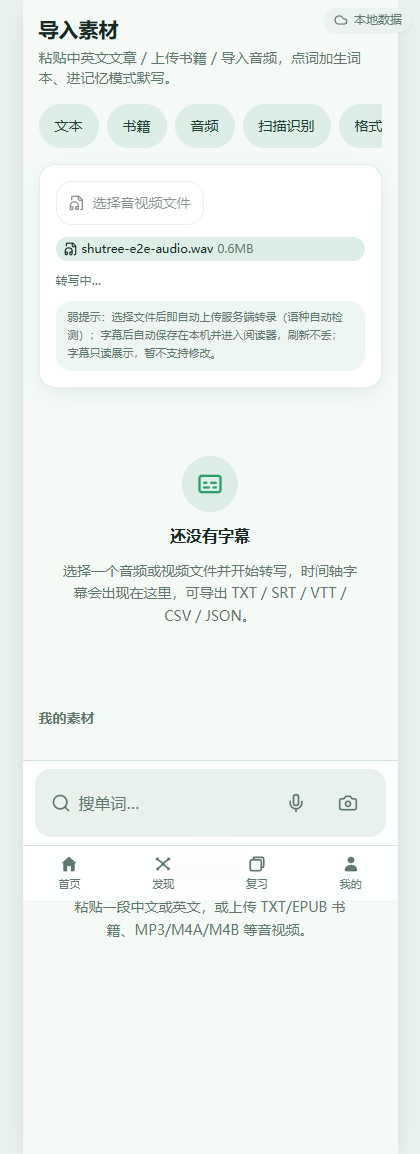
#> input picture 05-线5-验收与多端/练习/_asr-upload-e2e/u1-picked.png, 420 x 1154 px
$ python build_app_icons.py '../05-线5-验收与多端/练习/_asr-upload-e2e/u1-picked.png'
#> lines starting #> are read from the running program, lines starting #| are printed output that depends on the picture
#> in main, raw is the input picture: PIL image 420x1154 RGB; mean R, G, B 238.3, 244.4, 241.2
#| 源图：u1-picked.png (420, 1154) RGB
#!/usr/bin/env python3
"""
用「述树 icon」原图生成 PWA / 浏览器所需的全部图标（需求 26）。
------------------------------------------------------------------
产物（写进 public/icons/）：
  icon-192.png        192×192  any     —— 原图去白边后等比缩放，保留原底色
  icon-512.png        512×512  any
  maskable-512.png    512×512  maskable—— 图形缩到 80% 安全区，底色铺满（不裁头）
  apple-touch-icon.png 180×180
  favicon.ico         16/32/48 多尺寸

用法：
  python scripts/build_app_icons.py [源图路径]
  # 默认读 D:\\lagom\\Pictures\\述树icon.png

说明：原图是 1920×1920 的 RGB（米白底、无透明通道），
所以「去白边」用与四角底色的差值做阈值，而不是靠 alpha。
"""

import sys
from pathlib import Path

from PIL import Image

DEFAULT_SRC = r"D:\lagom\Pictures\述树icon.png"
OUT_DIR = Path(__file__).resolve().parent.parent / "public" / "icons"

# 与底色差异超过这个距离就算「图形」（0-255 的欧氏距离平方阈值）
DIFF_THRESHOLD = 24**2
# 去白边后留的边距（占图形边长比例）
PAD_RATIO = 0.04


def bg_color(im: Image.Image) -> tuple[int, int, int]:
    """取四角像素的平均作为底色（原图底色有轻微噪点）"""
    w, h = im.size
#> w = 420; h = 1154
    pts = [(2, 2), (w - 3, 2), (2, h - 3), (w - 3, h - 3)]
    px = [im.getpixel(p)[:3] for p in pts]
#> px = [(233, 241, 237), (233, 241, 237), (233, 241, 237), (233, 241, 237)]
    return tuple(sum(c[i] for c in px) // len(px) for i in range(3))


def trim_to_content(im: Image.Image) -> Image.Image:
    """裁掉四周的纯底色，只留图形（加一点边距）"""
    rgb = im.convert("RGB")
    bg = bg_color(rgb)
#> bg = (233, 241, 237)
    w, h = rgb.size
#> w = 420; h = 1154
    px = rgb.load()

    def diff(p):
        d = 0
        for i in range(3):
            d += (p[i] - bg[i]) ** 2
        return d

    left, top, right, bottom = w, h, -1, -1
#> left = 420; top = 1154; right = -1; bottom = -1
    # 步长 2：1920px 全扫 1.8M 次足够快，但没必要更细
    for y in range(0, h, 2):
        for x in range(0, w, 2):
            if diff(px[x, y]) > DIFF_THRESHOLD:
                if x < left:
                    left = x
                if x > right:
                    right = x
                if y < top:
                    top = y
                if y > bottom:
                    bottom = y

    if right < left or bottom < top:
        # 整张图都是底色：不裁，避免生成空图
        return rgb

    pad = int(max(right - left, bottom - top) * PAD_RATIO)
    left = max(0, left - pad)
    top = max(0, top - pad)
    right = min(w - 1, right + pad)
    bottom = min(h - 1, bottom + pad)
    return rgb.crop((left, top, right + 1, bottom + 1))
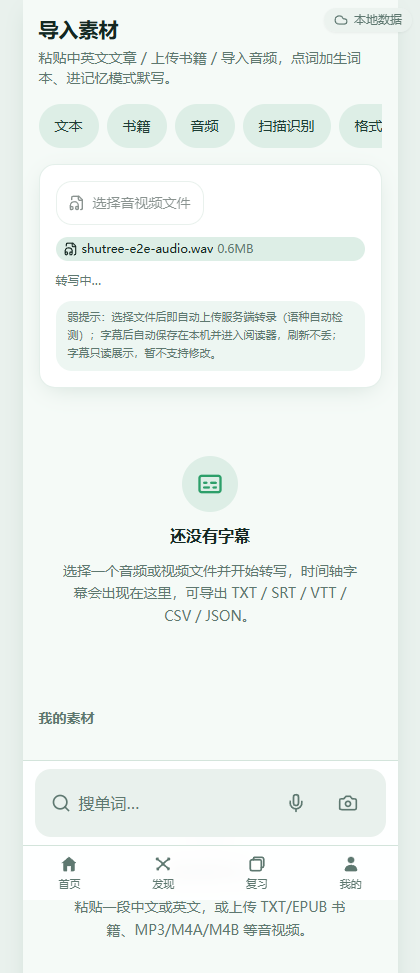
#> returned value: PIL image 420x973 RGB; mean R, G, B 237.3, 243.5, 240.4
#| 裁切后：(420, 973)  底色 RGB(233, 241, 237)


def squared(im: Image.Image, size: int, content_ratio: float, bg: tuple[int, int, int]) -> Image.Image:
    """
    把图形放进 size×size 的方图：
      content_ratio=1.0 → 图形占满（any 用途）
      content_ratio=0.8 → 图形只占 80%（maskable 安全区）
    底色铺满整张，图形居中。
    """
#> called with size = 192, content_ratio = 1, bg = (233, 241, 237)
    canvas = Image.new("RGB", (size, size), bg)
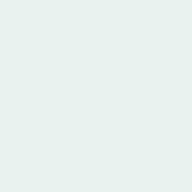
#> canvas: PIL image 192x192 RGB; mean R, G, B 233, 241, 237
    src = im.convert("RGBA")
    box = int(size * content_ratio)
    src = src.resize((box, box), Image.LANCZOS)
#> src: PIL image 192x192 RGBA
    canvas.paste(src, ((size - box) // 2, (size - box) // 2), src)
    return canvas


def compress(im: Image.Image) -> Image.Image:
    """
    图标是平滑渐变，RGB PNG 压不动（512 的要 280KB）。
    转 256 色调色板后同样观感只要 ~33KB —— 预缓存清单从 1.5MB 降到 1.0MB。
    """
    return im.quantize(colors=256, method=Image.FASTOCTREE, dither=Image.Dither.NONE)


def main() -> int:
    src_path = Path(sys.argv[1] if len(sys.argv) > 1 else DEFAULT_SRC)
    if not src_path.exists():
        print(f"[失败] 找不到源图：{src_path}")
        return 1

    OUT_DIR.mkdir(parents=True, exist_ok=True)
    raw = Image.open(src_path)
    print(f"源图：{src_path.name} {raw.size} {raw.mode}")

    content = trim_to_content(raw)
    bg = bg_color(raw.convert("RGB"))
    print(f"裁切后：{content.size}  底色 RGB{bg}")

    jobs = [
        ("icon-192.png", squared(content, 192, 1.0, bg), None),
        ("icon-512.png", squared(content, 512, 1.0, bg), None),
        ("maskable-512.png", squared(content, 512, 0.8, bg), None),
        ("apple-touch-icon.png", squared(content, 180, 1.0, bg), None),
    ]
#> call 2 of squared, with size = 512, content_ratio = 1, bg = (233, 241, 237)
#> in squared (call 2), `src = src.resize((box, box), Image.LANCZOS)`:
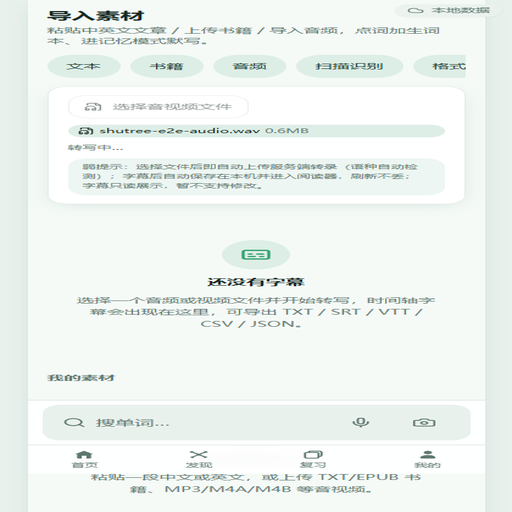
#> src: PIL image 512x512 RGBA; mean R, G, B, A 237.2, 243.4, 240.3, 255
#> call 3 of squared, with size = 512, content_ratio = 0.8, bg = (233, 241, 237)
#> in squared (call 3), `src = src.resize((box, box), Image.LANCZOS)`:
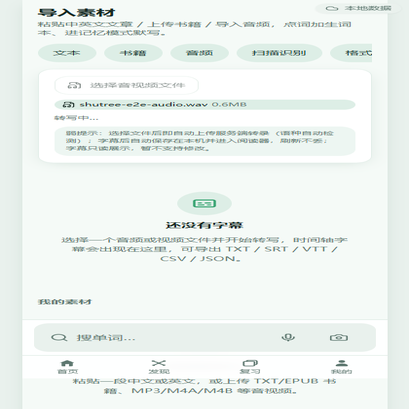
#> src: PIL image 409x409 RGBA; mean R, G, B, A 237.2, 243.4, 240.3, 255
#> in squared (call 3), `canvas.paste(src, ((size - box) // 2, (size - box) // 2), src)`:
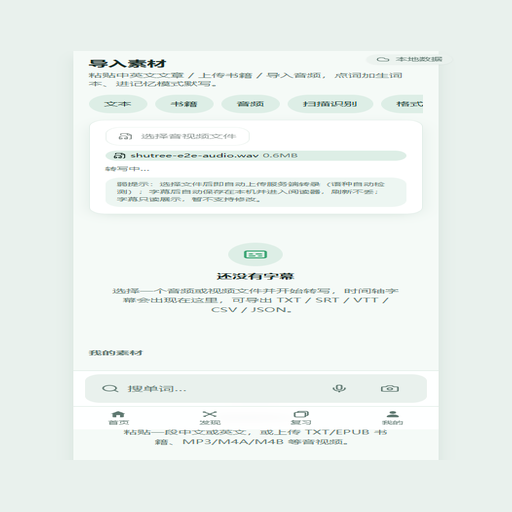
#> canvas: PIL image 512x512 RGB; mean R, G, B 235.7, 242.6, 239.1
#> call 4 of squared, with size = 180, content_ratio = 1, bg = (233, 241, 237)
#> in squared (call 4), `src = src.resize((box, box), Image.LANCZOS)`:
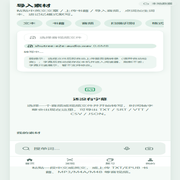
#> src: PIL image 180x180 RGBA; mean R, G, B, A 237.2, 243.4, 240.3, 255
    for name, img, _ in jobs:
        out = OUT_DIR / name
        compress(img).save(out, "PNG", optimize=True)
        print(f"  ✓ {name} {img.size} {out.stat().st_size // 1024}KB")
#> this loop made 4 passes
#> name on passes 1 to 4: 'icon-192.png', 'icon-512.png', 'maskable-512.png', 'apple-touch-icon.png'
#|   ✓ icon-192.png (192, 192) 5KB
#|   ✓ icon-512.png (512, 512) 25KB
#|   ✓ maskable-512.png (512, 512) 18KB
#|   ✓ apple-touch-icon.png (180, 180) 4KB

    fav = OUT_DIR / "favicon.ico"
    squared(content, 64, 1.0, bg).save(
        fav, "ICO", sizes=[(16, 16), (32, 32), (48, 48)]
    )
#> in squared (call 5), `src = src.resize((box, box), Image.LANCZOS)`:
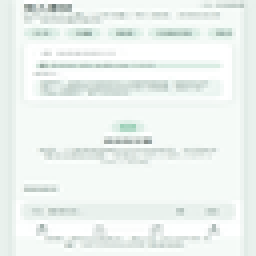
#> src: PIL image 64x64 RGBA (shown 4 times larger); mean R, G, B, A 237.2, 243.4, 240.3, 255
    print(f"  ✓ favicon.ico 16/32/48")

    print(f"\n全部写入 {OUT_DIR}")
    return 0


if __name__ == "__main__":
    raise SystemExit(main())
#> (the program exits here)

$ run again, on 05-线5-验收与多端/练习/_asr-upload-e2e/u7-reload.png
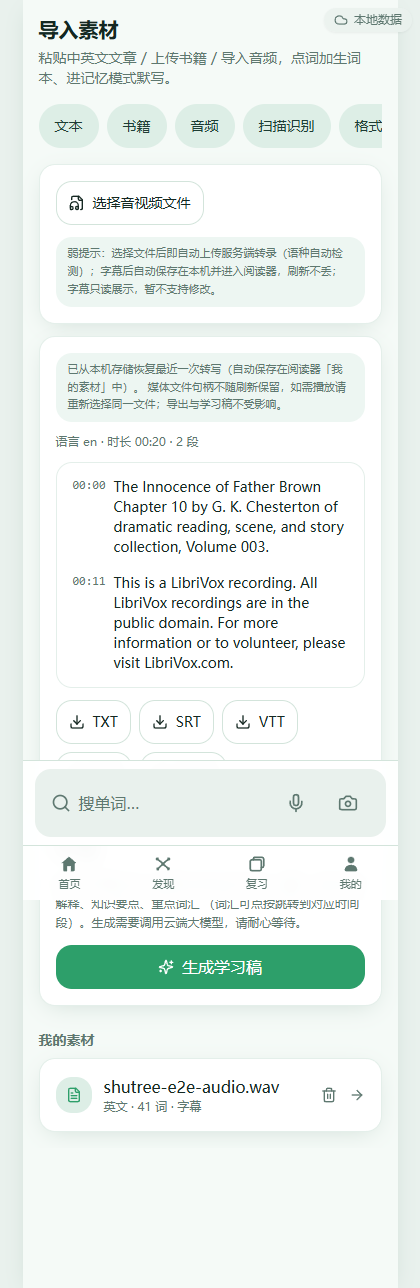
#> input picture 05-线5-验收与多端/练习/_asr-upload-e2e/u7-reload.png, 420 x 1288 px
#> in main, raw is the input picture: PIL image 420x1288 RGB; mean R, G, B 233.9, 241.4, 237.8
#| 源图：u7-reload.png (420, 1288) RGB
#> px = [(233, 241, 237), (233, 241, 237), (233, 241, 237), (233, 241, 237)]
#> bg = (233, 241, 237)
#> in trim_to_content, `return rgb.crop((left, top, right + 1, bottom + 1))`:
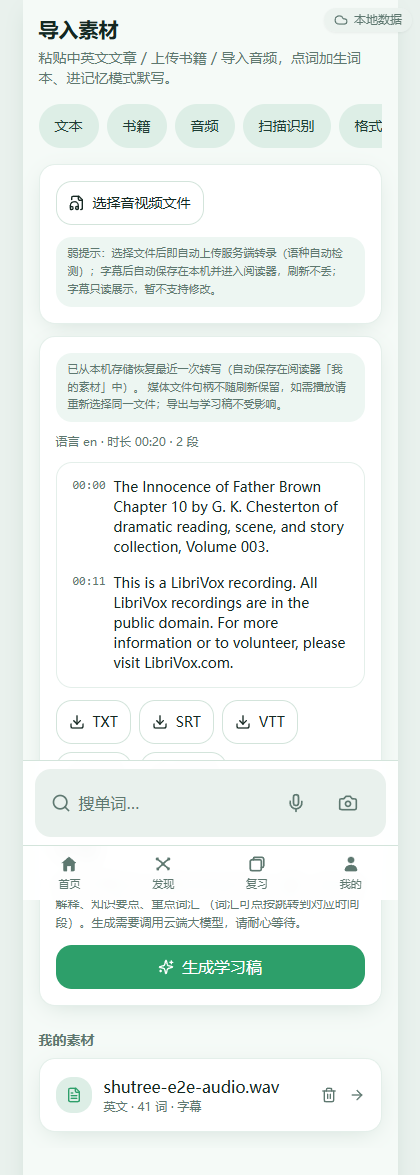
#> returned value: PIL image 420x1175 RGB; mean R, G, B 233, 240.7, 237.1
#| 裁切后：(420, 1175)  底色 RGB(233, 241, 237)
#> the loop in main, `for name, img, _ in jobs:` made 4 passes
#> name on passes 1 to 4: 'icon-192.png', 'icon-512.png', 'maskable-512.png', 'apple-touch-icon.png'
#> (printed output is left out)
#> in squared (call 5), `src = src.resize((box, box), Image.LANCZOS)`:
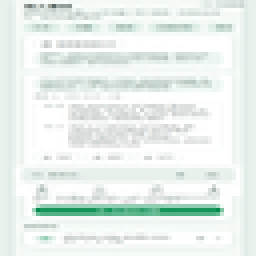
#> src: PIL image 64x64 RGBA (shown 4 times larger); mean R, G, B, A 232.7, 240.4, 236.8, 255
